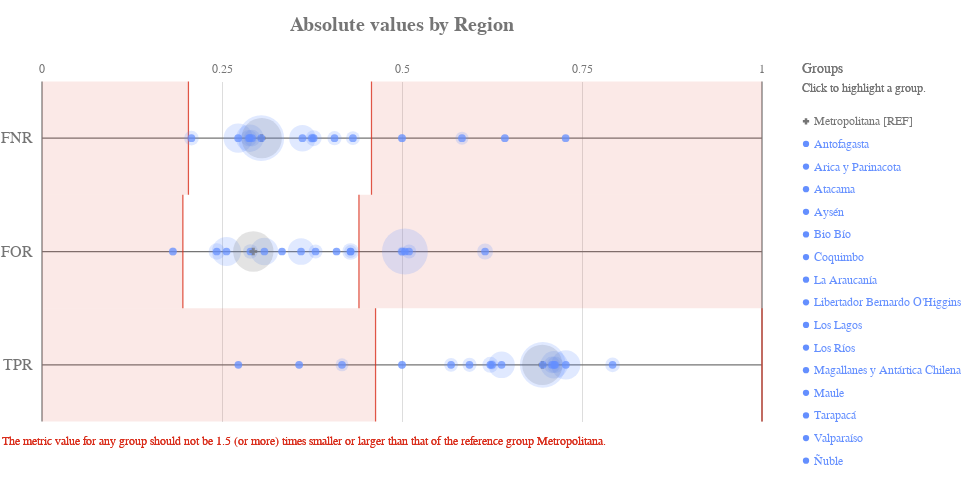

The cell this chart's notebook holds for it:
### Code cell
ap.absolute(grupo_definido, metrics, 'Region', fairness_threshold = disparity_tolerance)

### Figure 1 — Vega-Lite specification as saved in the notebook (floating-point values rounded to 4 significant figures)
{"config": {"view": {"continuousWidth": 400, "continuousHeight": 300, "strokeWidth": 0}, "axisLeft": {"labelColor": "rgb(117,117,117)", "labelFont": "Arial", "labelFontSize": 16}, "title": {"align": "center", "baseline": "middle", "color": "rgb(117,117,117)", "font": "Arial", "fontSize": 20, "fontWeight": "bold"}}, "layer": [{"data": {"name": "data-4ac2d7a4dec33677e433b172826c7791"}, "mark": {"type": "rule", "stroke": "rgb(117,117,117)", "strokeWidth": 1.25, "tooltip": ""}, "encoding": {"x": {"type": "quantitative", "field": "start", "scale": {"domain": [0, 1], "range": [40.0, 760.0]}}, "x2": {"field": "end"}, "y": {"type": "nominal", "axis": {"domain": false, "labelAngle": 0, "labelPadding": -30, "orient": "left", "ticks": false, "title": ""}, "field": "y_position", "scale": {"domain": ["FNR", "FOR", "TPR"], "range": [42.5, 382.5]}}}}, {"data": {"name": "data-6cfe259518f6c7b358d8f836a73e6b7f"}, "mark": {"type": "rule", "stroke": "rgb(117,117,117)", "strokeWidth": 1.25, "tooltip": ""}, "encoding": {"x": {"type": "quantitative", "field": "x_position", "scale": {"domain": [0, 1], "range": [40.0, 760.0]}}, "y": {"value": 42.5}, "y2": {"value": 382.5}}}, {"data": {"name": "data-60ed1133fa688d151d36705a369482e0"}, "mark": {"type": "text", "align": "center", "color": "rgb(117,117,117)", "font": "Arial", "fontSize": 12, "fontWeight": "normal", "tooltip": ""}, "encoding": {"text": {"type": "nominal", "field": "value"}, "x": {"type": "quantitative", "field": "value", "scale": {"domain": [0, 1], "range": [40.0, 760.0]}}, "y": {"value": 29.75}}}, {"layer": [{"mark": {"type": "rect", "opacity": 0.8, "stroke": "rgb(217, 46, 28)", "strokeWidth": 1.25, "tooltip": ""}, "encoding": {"x": {"type": "quantitative", "field": "lower_threshold_value", "scale": {"domain": [0, 1], "range": [40.0, 760.0]}}, "x2": {"field": "lower_threshold_value"}, "y": {"type": "nominal", "axis": {"domain": false, "grid": false, "labels": false, "ticks": false, "title": " "}, "field": "metric", "scale": {"domain": ["FNR", "FOR", "TPR"], "range": [42.5, 382.5]}}}}, {"mark": {"type": "rect", "opacity": 0.8, "stroke": "rgb(217, 46, 28)", "strokeWidth": 1.25, "tooltip": ""}, "encoding": {"x": {"type": "quantitative", "field": "upper_threshold_value", "scale": {"domain": [0, 1], "range": [40.0, 760.0]}}, "x2": {"field": "upper_threshold_value"}, "y": {"type": "nominal", "axis": {"domain": false, "grid": false, "labels": false, "ticks": false, "title": " "}, "field": "metric", "scale": {"domain": ["FNR", "FOR", "TPR"], "range": [42.5, 382.5]}}}}, {"layer": [{"mark": {"type": "rect", "fill": "rgb(217, 46, 28)", "opacity": 0.1, "tooltip": ""}, "encoding": {"x": {"type": "quantitative", "field": "lower_threshold_value", "scale": {"domain": [0, 1], "range": [40.0, 760.0]}}, "x2": {"field": "lower_end"}, "y": {"type": "nominal", "axis": {"domain": false, "grid": false, "labels": false, "ticks": false, "title": " "}, "field": "metric", "scale": {"domain": ["FNR", "FOR", "TPR"], "range": [42.5, 382.5]}}}}, {"mark": {"type": "rect", "fill": "rgb(217, 46, 28)", "opacity": 0.1, "tooltip": ""}, "encoding": {"x": {"type": "quantitative", "field": "upper_threshold_value", "scale": {"domain": [0, 1], "range": [40.0, 760.0]}}, "x2": {"field": "upper_end"}, "y": {"type": "nominal", "axis": {"domain": false, "grid": false, "labels": false, "ticks": false, "title": " "}, "field": "metric", "scale": {"domain": ["FNR", "FOR", "TPR"], "range": [42.5, 382.5]}}}}]}, {"data": {"name": "data-79dd248bdaa0ea02c535240e8ad022c8"}, "mark": {"type": "text", "align": "left", "baseline": "top", "fill": "rgb(217, 46, 28)", "font": "Arial", "fontSize": 12, "fontWeight": "normal", "tooltip": ""}, "encoding": {"text": {"value": "The metric value for any group should not be 1.5 (or more) times smaller or larger than that of the reference group Metropolitana."}, "x": {"value": 0}, "y": {"value": 396.7}}}], "data": {"name": "data-d96736a0cbb0c54d18caaec6ad541149"}}, {"layer": [{"mark": "circle"}, {"data": {"name": "data-11324a99362b8a70fe248b9c83ede53b"}, "mark": {"type": "circle", "opacity": 0.2}, "encoding": {"color": {"condition": {"type": "nominal", "field": "attribute_value", "legend": null, "scale": {"domain": ["Metropolitana", "Antofagasta", "Arica y Parinacota", "Atacama", "Aysén", "Bio Bío", "Coquimbo", "La Araucanía", "Libertador Bernardo O'Higgins", "Los Lagos", "Los Ríos", "Magallanes y Antártica Chilena", "Maule", "Tarapacá", "Valparaíso", "Ñuble"], "range": ["rgb(117,117,117)", "rgb(100, 143, 255)", "rgb(100, 143, 255)", "rgb(100, 143, 255)", "rgb(100, 143, 255)", "rgb(100, 143, 255)", "rgb(100, 143, 255)", "rgb(100, 143, 255)", "rgb(100, 143, 255)", "rgb(100, 143, 255)", "rgb(100, 143, 255)", "rgb(100, 143, 255)", "rgb(100, 143, 255)", "rgb(100, 143, 255)", "rgb(100, 143, 255)", "rgb(100, 143, 255)"]}, "selection": "selector009"}, "value": "rgb(224,224,224)"}, "size": {"type": "quantitative", "field": "group_size", "legend": null, "scale": {"domain": [0, 1603.0], "range": [0, 2522.0]}}, "tooltip": [{"type": "nominal", "field": "attribute_value", "title": "Group"}, {"type": "nominal", "field": "tooltip_group_size", "title": "Group Size"}, {"type": "nominal", "field": "tooltip_disparity_explanation_fnr", "title": "Disparity"}, {"type": "quantitative", "field": "fnr", "format": ".2f", "title": "FNR"}], "x": {"type": "quantitative", "axis": {"domain": false, "labels": false, "ticks": false, "title": null, "values": [0.25, 0.5, 0.75]}, "field": "fnr", "scale": {"domain": [0, 1], "range": [40.0, 760.0]}}, "y": {"type": "nominal", "axis": {"domain": false, "grid": false, "labels": false, "ticks": false, "title": " "}, "field": "metric_variable", "scale": {"domain": ["FNR", "FOR", "TPR"], "range": [42.5, 382.5]}}}, "selection": {"selector011": {"type": "multi", "empty": "all", "fields": ["attribute_value"]}}, "transform": [{"calculate": "'FNR'", "as": "metric_variable"}]}, {"data": {"name": "data-11324a99362b8a70fe248b9c83ede53b"}, "mark": {"type": "circle", "opacity": 0.2}, "encoding": {"color": {"condition": {"type": "nominal", "field": "attribute_value", "legend": null, "scale": {"domain": ["Metropolitana", "Antofagasta", "Arica y Parinacota", "Atacama", "Aysén", "Bio Bío", "Coquimbo", "La Araucanía", "Libertador Bernardo O'Higgins", "Los Lagos", "Los Ríos", "Magallanes y Antártica Chilena", "Maule", "Tarapacá", "Valparaíso", "Ñuble"], "range": ["rgb(117,117,117)", "rgb(100, 143, 255)", "rgb(100, 143, 255)", "rgb(100, 143, 255)", "rgb(100, 143, 255)", "rgb(100, 143, 255)", "rgb(100, 143, 255)", "rgb(100, 143, 255)", "rgb(100, 143, 255)", "rgb(100, 143, 255)", "rgb(100, 143, 255)", "rgb(100, 143, 255)", "rgb(100, 143, 255)", "rgb(100, 143, 255)", "rgb(100, 143, 255)", "rgb(100, 143, 255)"]}, "selection": "selector009"}, "value": "rgb(224,224,224)"}, "size": {"type": "quantitative", "field": "group_size", "legend": null, "scale": {"domain": [0, 1603.0], "range": [0, 2522.0]}}, "tooltip": [{"type": "nominal", "field": "attribute_value", "title": "Group"}, {"type": "nominal", "field": "tooltip_group_size", "title": "Group Size"}, {"type": "nominal", "field": "tooltip_disparity_explanation_for", "title": "Disparity"}, {"type": "quantitative", "field": "for", "format": ".2f", "title": "FOR"}], "x": {"type": "quantitative", "axis": {"domain": false, "labels": false, "ticks": false, "title": null, "values": [0.25, 0.5, 0.75]}, "field": "for", "scale": {"domain": [0, 1], "range": [40.0, 760.0]}}, "y": {"type": "nominal", "axis": {"domain": false, "grid": false, "labels": false, "ticks": false, "title": " "}, "field": "metric_variable", "scale": {"domain": ["FNR", "FOR", "TPR"], "range": [42.5, 382.5]}}}, "selection": {"selector013": {"type": "multi", "empty": "all", "fields": ["attribute_value"]}}, "transform": [{"calculate": "'FOR'", "as": "metric_variable"}]}, {"data": {"name": "data-11324a99362b8a70fe248b9c83ede53b"}, "mark": {"type": "circle", "opacity": 0.2}, "encoding": {"color": {"condition": {"type": "nominal", "field": "attribute_value", "legend": null, "scale": {"domain": ["Metropolitana", "Antofagasta", "Arica y Parinacota", "Atacama", "Aysén", "Bio Bío", "Coquimbo", "La Araucanía", "Libertador Bernardo O'Higgins", "Los Lagos", "Los Ríos", "Magallanes y Antártica Chilena", "Maule", "Tarapacá", "Valparaíso", "Ñuble"], "range": ["rgb(117,117,117)", "rgb(100, 143, 255)", "rgb(100, 143, 255)", "rgb(100, 143, 255)", "rgb(100, 143, 255)", "rgb(100, 143, 255)", "rgb(100, 143, 255)", "rgb(100, 143, 255)", "rgb(100, 143, 255)", "rgb(100, 143, 255)", "rgb(100, 143, 255)", "rgb(100, 143, 255)", "rgb(100, 143, 255)", "rgb(100, 143, 255)", "rgb(100, 143, 255)", "rgb(100, 143, 255)"]}, "selection": "selector009"}, "value": "rgb(224,224,224)"}, "size": {"type": "quantitative", "field": "group_size", "legend": null, "scale": {"domain": [0, 1603.0], "range": [0, 2522.0]}}, "tooltip": [{"type": "nominal", "field": "attribute_value", "title": "Group"}, {"type": "nominal", "field": "tooltip_group_size", "title": "Group Size"}, {"type": "nominal", "field": "tooltip_disparity_explanation_tpr", "title": "Disparity"}, {"type": "quantitative", "field": "tpr", "format": ".2f", "title": "TPR"}], "x": {"type": "quantitative", "axis": {"domain": false, "labels": false, "ticks": false, "title": null, "values": [0.25, 0.5, 0.75]}, "field": "tpr", "scale": {"domain": [0, 1], "range": [40.0, 760.0]}}, "y": {"type": "nominal", "axis": {"domain": false, "grid": false, "labels": false, "ticks": false, "title": " "}, "field": "metric_variable", "scale": {"domain": ["FNR", "FOR", "TPR"], "range": [42.5, 382.5]}}}, "selection": {"selector015": {"type": "multi", "empty": "all", "fields": ["attribute_value"]}}, "transform": [{"calculate": "'TPR'", "as": "metric_variable"}]}, {"layer": [{"mark": "point"}, {"data": {"name": "data-11324a99362b8a70fe248b9c83ede53b"}, "mark": {"type": "point", "filled": true, "size": 60}, "encoding": {"color": {"condition": {"type": "nominal", "field": "attribute_value", "legend": null, "scale": {"domain": ["Metropolitana", "Antofagasta", "Arica y Parinacota", "Atacama", "Aysén", "Bio Bío", "Coquimbo", "La Araucanía", "Libertador Bernardo O'Higgins", "Los Lagos", "Los Ríos", "Magallanes y Antártica Chilena", "Maule", "Tarapacá", "Valparaíso", "Ñuble"], "range": ["rgb(117,117,117)", "rgb(100, 143, 255)", "rgb(100, 143, 255)", "rgb(100, 143, 255)", "rgb(100, 143, 255)", "rgb(100, 143, 255)", "rgb(100, 143, 255)", "rgb(100, 143, 255)", "rgb(100, 143, 255)", "rgb(100, 143, 255)", "rgb(100, 143, 255)", "rgb(100, 143, 255)", "rgb(100, 143, 255)", "rgb(100, 143, 255)", "rgb(100, 143, 255)", "rgb(100, 143, 255)"]}, "selection": "selector009"}, "value": "rgb(224,224,224)"}, "shape": {"type": "nominal", "field": "attribute_value", "legend": null, "scale": {"domain": ["Metropolitana", "Antofagasta", "Arica y Parinacota", "Atacama", "Aysén", "Bio Bío", "Coquimbo", "La Araucanía", "Libertador Bernardo O'Higgins", "Los Lagos", "Los Ríos", "Magallanes y Antártica Chilena", "Maule", "Tarapacá", "Valparaíso", "Ñuble"], "range": ["cross", "circle", "circle", "circle", "circle", "circle", "circle", "circle", "circle", "circle", "circle", "circle", "circle", "circle", "circle", "circle"]}}, "tooltip": [{"type": "nominal", "field": "attribute_value", "title": "Group"}, {"type": "nominal", "field": "tooltip_group_size", "title": "Group Size"}, {"type": "nominal", "field": "tooltip_disparity_explanation_fnr", "title": "Disparity"}, {"type": "quantitative", "field": "fnr", "format": ".2f", "title": "FNR"}], "x": {"type": "quantitative", "axis": {"domain": false, "labels": false, "ticks": false, "title": null, "values": [0.25, 0.5, 0.75]}, "field": "fnr", "scale": {"domain": [0, 1], "range": [40.0, 760.0]}}, "y": {"type": "nominal", "axis": {"domain": false, "grid": false, "labels": false, "ticks": false, "title": " "}, "field": "metric_variable", "scale": {"domain": ["FNR", "FOR", "TPR"], "range": [42.5, 382.5]}}}, "selection": {"selector010": {"type": "multi", "empty": "all", "fields": ["attribute_value"]}}, "transform": [{"calculate": "'FNR'", "as": "metric_variable"}]}, {"data": {"name": "data-11324a99362b8a70fe248b9c83ede53b"}, "mark": {"type": "point", "filled": true, "size": 60}, "encoding": {"color": {"condition": {"type": "nominal", "field": "attribute_value", "legend": null, "scale": {"domain": ["Metropolitana", "Antofagasta", "Arica y Parinacota", "Atacama", "Aysén", "Bio Bío", "Coquimbo", "La Araucanía", "Libertador Bernardo O'Higgins", "Los Lagos", "Los Ríos", "Magallanes y Antártica Chilena", "Maule", "Tarapacá", "Valparaíso", "Ñuble"], "range": ["rgb(117,117,117)", "rgb(100, 143, 255)", "rgb(100, 143, 255)", "rgb(100, 143, 255)", "rgb(100, 143, 255)", "rgb(100, 143, 255)", "rgb(100, 143, 255)", "rgb(100, 143, 255)", "rgb(100, 143, 255)", "rgb(100, 143, 255)", "rgb(100, 143, 255)", "rgb(100, 143, 255)", "rgb(100, 143, 255)", "rgb(100, 143, 255)", "rgb(100, 143, 255)", "rgb(100, 143, 255)"]}, "selection": "selector009"}, "value": "rgb(224,224,224)"}, "shape": {"type": "nominal", "field": "attribute_value", "legend": null, "scale": {"domain": ["Metropolitana", "Antofagasta", "Arica y Parinacota", "Atacama", "Aysén", "Bio Bío", "Coquimbo", "La Araucanía", "Libertador Bernardo O'Higgins", "Los Lagos", "Los Ríos", "Magallanes y Antártica Chilena", "Maule", "Tarapacá", "Valparaíso", "Ñuble"], "range": ["cross", "circle", "circle", "circle", "circle", "circle", "circle", "circle", "circle", "circle", "circle", "circle", "circle", "circle", "circle", "circle"]}}, "tooltip": [{"type": "nominal", "field": "attribute_value", "title": "Group"}, {"type": "nominal", "field": "tooltip_group_size", "title": "Group Size"}, {"type": "nominal", "field": "tooltip_disparity_explanation_for", "title": "Disparity"}, {"type": "quantitative", "field": "for", "format": ".2f", "title": "FOR"}], "x": {"type": "quantitative", "axis": {"domain": false, "labels": false, "ticks": false, "title": null, "values": [0.25, 0.5, 0.75]}, "field": "for", "scale": {"domain": [0, 1], "range": [40.0, 760.0]}}, "y": {"type": "nominal", "axis": {"domain": false, "grid": false, "labels": false, "ticks": false, "title": " "}, "field": "metric_variable", "scale": {"domain": ["FNR", "FOR", "TPR"], "range": [42.5, 382.5]}}}, "selection": {"selector012": {"type": "multi", "empty": "all", "fields": ["attribute_value"]}}, "transform": [{"calculate": "'FOR'", "as": "metric_variable"}]}, {"data": {"name": "data-11324a99362b8a70fe248b9c83ede53b"}, "mark": {"type": "point", "filled": true, "size": 60}, "encoding": {"color": {"condition": {"type": "nominal", "field": "attribute_value", "legend": null, "scale": {"domain": ["Metropolitana", "Antofagasta", "Arica y Parinacota", "Atacama", "Aysén", "Bio Bío", "Coquimbo", "La Araucanía", "Libertador Bernardo O'Higgins", "Los Lagos", "Los Ríos", "Magallanes y Antártica Chilena", "Maule", "Tarapacá", "Valparaíso", "Ñuble"], "range": ["rgb(117,117,117)", "rgb(100, 143, 255)", "rgb(100, 143, 255)", "rgb(100, 143, 255)", "rgb(100, 143, 255)", "rgb(100, 143, 255)", "rgb(100, 143, 255)", "rgb(100, 143, 255)", "rgb(100, 143, 255)", "rgb(100, 143, 255)", "rgb(100, 143, 255)", "rgb(100, 143, 255)", "rgb(100, 143, 255)", "rgb(100, 143, 255)", "rgb(100, 143, 255)", "rgb(100, 143, 255)"]}, "selection": "selector009"}, "value": "rgb(224,224,224)"}, "shape": {"type": "nominal", "field": "attribute_value", "legend": null, "scale": {"domain": ["Metropolitana", "Antofagasta", "Arica y Parinacota", "Atacama", "Aysén", "Bio Bío", "Coquimbo", "La Araucanía", "Libertador Bernardo O'Higgins", "Los Lagos", "Los Ríos", "Magallanes y Antártica Chilena", "Maule", "Tarapacá", "Valparaíso", "Ñuble"], "range": ["cross", "circle", "circle", "circle", "circle", "circle", "circle", "circle", "circle", "circle", "circle", "circle", "circle", "circle", "circle", "circle"]}}, "tooltip": [{"type": "nominal", "field": "attribute_value", "title": "Group"}, {"type": "nominal", "field": "tooltip_group_size", "title": "Group Size"}, {"type": "nominal", "field": "tooltip_disparity_explanation_tpr", "title": "Disparity"}, {"type": "quantitative", "field": "tpr", "format": ".2f", "title": "TPR"}], "x": {"type": "quantitative", "axis": {"domain": false, "labels": false, "ticks": false, "title": null, "values": [0.25, 0.5, 0.75]}, "field": "tpr", "scale": {"domain": [0, 1], "range": [40.0, 760.0]}}, "y": {"type": "nominal", "axis": {"domain": false, "grid": false, "labels": false, "ticks": false, "title": " "}, "field": "metric_variable", "scale": {"domain": ["FNR", "FOR", "TPR"], "range": [42.5, 382.5]}}}, "selection": {"selector014": {"type": "multi", "empty": "all", "fields": ["attribute_value"]}}, "transform": [{"calculate": "'TPR'", "as": "metric_variable"}]}]}]}, {"layer": [{"mark": {"type": "point", "filled": true, "opacity": 1, "size": 39.48}, "encoding": {"color": {"condition": {"type": "nominal", "field": "attribute_value", "legend": null, "scale": {"domain": ["Metropolitana", "Antofagasta", "Arica y Parinacota", "Atacama", "Aysén", "Bio Bío", "Coquimbo", "La Araucanía", "Libertador Bernardo O'Higgins", "Los Lagos", "Los Ríos", "Magallanes y Antártica Chilena", "Maule", "Tarapacá", "Valparaíso", "Ñuble"], "range": ["rgb(117,117,117)", "rgb(100, 143, 255)", "rgb(100, 143, 255)", "rgb(100, 143, 255)", "rgb(100, 143, 255)", "rgb(100, 143, 255)", "rgb(100, 143, 255)", "rgb(100, 143, 255)", "rgb(100, 143, 255)", "rgb(100, 143, 255)", "rgb(100, 143, 255)", "rgb(100, 143, 255)", "rgb(100, 143, 255)", "rgb(100, 143, 255)", "rgb(100, 143, 255)", "rgb(100, 143, 255)"]}, "selection": "selector009"}, "value": "rgb(224,224,224)"}, "shape": {"type": "nominal", "field": "attribute_value", "legend": null, "scale": {"domain": ["Metropolitana", "Antofagasta", "Arica y Parinacota", "Atacama", "Aysén", "Bio Bío", "Coquimbo", "La Araucanía", "Libertador Bernardo O'Higgins", "Los Lagos", "Los Ríos", "Magallanes y Antártica Chilena", "Maule", "Tarapacá", "Valparaíso", "Ñuble"], "range": ["cross", "circle", "circle", "circle", "circle", "circle", "circle", "circle", "circle", "circle", "circle", "circle", "circle", "circle", "circle", "circle"]}}, "x": {"value": 804}, "y": {"type": "nominal", "axis": {"domain": false, "grid": false, "labels": false, "ticks": false, "title": " "}, "field": "attribute_value", "scale": {"domain": ["Metropolitana", "Antofagasta", "Arica y Parinacota", "Atacama", "Aysén", "Bio Bío", "Coquimbo", "La Araucanía", "Libertador Bernardo O'Higgins", "Los Lagos", "Los Ríos", "Magallanes y Antártica Chilena", "Maule", "Tarapacá", "Valparaíso", "Ñuble"], "range": [71, 433]}}}, "selection": {"selector009": {"type": "multi", "empty": "all", "fields": ["attribute_value"]}}}, {"mark": {"type": "text", "align": "left", "baseline": "middle", "font": "Arial", "fontSize": 12, "fontWeight": "normal"}, "encoding": {"color": {"condition": {"type": "nominal", "field": "attribute_value", "legend": null, "scale": {"domain": ["Metropolitana", "Antofagasta", "Arica y Parinacota", "Atacama", "Aysén", "Bio Bío", "Coquimbo", "La Araucanía", "Libertador Bernardo O'Higgins", "Los Lagos", "Los Ríos", "Magallanes y Antártica Chilena", "Maule", "Tarapacá", "Valparaíso", "Ñuble"], "range": ["rgb(117,117,117)", "rgb(100, 143, 255)", "rgb(100, 143, 255)", "rgb(100, 143, 255)", "rgb(100, 143, 255)", "rgb(100, 143, 255)", "rgb(100, 143, 255)", "rgb(100, 143, 255)", "rgb(100, 143, 255)", "rgb(100, 143, 255)", "rgb(100, 143, 255)", "rgb(100, 143, 255)", "rgb(100, 143, 255)", "rgb(100, 143, 255)", "rgb(100, 143, 255)", "rgb(100, 143, 255)"]}, "selection": "selector009"}, "value": "rgb(224,224,224)"}, "text": {"type": "nominal", "field": "label"}, "x": {"value": 812}, "y": {"type": "nominal", "axis": {"domain": false, "grid": false, "labels": false, "ticks": false, "title": " "}, "field": "attribute_value", "scale": {"domain": ["Metropolitana", "Antofagasta", "Arica y Parinacota", "Atacama", "Aysén", "Bio Bío", "Coquimbo", "La Araucanía", "Libertador Bernardo O'Higgins", "Los Lagos", "Los Ríos", "Magallanes y Antártica Chilena", "Maule", "Tarapacá", "Valparaíso", "Ñuble"], "range": [71, 433]}}}, "selection": {"selector016": {"type": "multi", "empty": "all", "fields": ["attribute_value"]}}}, {"data": {"name": "data-79dd248bdaa0ea02c535240e8ad022c8"}, "mark": {"type": "text", "align": "left", "baseline": "middle", "color": "rgb(117,117,117)", "font": "Arial", "fontSize": 12, "fontWeight": "normal"}, "encoding": {"text": {"value": "Click to highlight a group."}, "x": {"value": 800}, "y": {"value": 49}}}, {"data": {"name": "data-79dd248bdaa0ea02c535240e8ad022c8"}, "mark": {"type": "text", "align": "left", "baseline": "middle", "color": "rgb(117,117,117)", "font": "Arial", "fontSize": 14, "fontWeight": "normal"}, "encoding": {"text": {"value": "Groups"}, "x": {"value": 800}, "y": {"value": 30}}}], "data": {"name": "data-7ebefffb3323e64a7ab0617c614ff136"}}], "height": 425, "padding": {"top": 15, "bottom": 10}, "resolve": {"scale": {"size": "independent", "y": "independent"}}, "title": "Absolute values by Region", "width": 800, "$schema": "https://vega.github.io/schema/vega-lite/v4.8.1.json", "datasets": {"data-4ac2d7a4dec33677e433b172826c7791": [{"y_position": "FNR", "start": 0, "end": 1}, {"y_position": "FOR", "start": 0, "end": 1}, {"y_position": "TPR", "start": 0, "end": 1}], "data-6cfe259518f6c7b358d8f836a73e6b7f": [{"x_position": 0}, {"x_position": 1}], "data-60ed1133fa688d151d36705a369482e0": [{"value": 0.0}, {"value": 0.25}, {"value": 0.5}, {"value": 0.75}, {"value": 1.0}], "data-d96736a0cbb0c54d18caaec6ad541149": [{"lower_end": 0, "upper_end": 1, "lower_threshold_value": 0.2034, "upper_threshold_value": 0.4576, "metric": "FNR"}, {"lower_end": 0, "upper_end": 1, "lower_threshold_value": 0.1957, "upper_threshold_value": 0.4402, "metric": "FOR"}, {"lower_end": 0, "upper_end": 1, "lower_threshold_value": 0.4633, "upper_threshold_value": 1.0, "metric": "TPR"}], "data-79dd248bdaa0ea02c535240e8ad022c8": [{"a": 1, "b": 0}, {"a": 1, "b": 0}], "data-11324a99362b8a70fe248b9c83ede53b": [{"attribute_name": "Region", "attribute_value": "Antofagasta", "group_size": 479, "total_entities": 5007, "fnr": 0.2887, "for": 0.3088, "tpr": 0.7113, "fnr_disparity": 0.9462, "for_disparity": 1.052, "tpr_disparity": 1.024, "fnr_disparity_scaled": -0.0569, "for_disparity_scaled": 0.05229, "tpr_disparity_scaled": 0.02364, "tooltip_group_size": "479 (9.57%)", "tooltip_disparity_explanation_fnr": "1.06 times smaller FNR than the reference group", "tooltip_disparity_explanation_for": "1.05 times larger FOR than the reference group", "tooltip_disparity_explanation_tpr": "1.02 times larger TPR than the reference group"}, {"attribute_name": "Region", "attribute_value": "Arica y Parinacota", "group_size": 539, "total_entities": 5007, "fnr": 0.2724, "for": 0.2562, "tpr": 0.7276, "fnr_disparity": 0.8929, "for_disparity": 0.8731, "tpr_disparity": 1.047, "fnr_disparity_scaled": -0.1199, "for_disparity_scaled": -0.1453, "tpr_disparity_scaled": 0.047, "tooltip_group_size": "539 (10.76%)", "tooltip_disparity_explanation_fnr": "1.12 times smaller FNR than the reference group", "tooltip_disparity_explanation_for": "1.15 times smaller FOR than the reference group", "tooltip_disparity_explanation_tpr": "1.05 times larger TPR than the reference group"}, {"attribute_name": "Region", "attribute_value": "Atacama", "group_size": 173, "total_entities": 5007, "fnr": 0.2874, "for": 0.2427, "tpr": 0.7126, "fnr_disparity": 0.9419, "for_disparity": 0.827, "tpr_disparity": 1.026, "fnr_disparity_scaled": -0.06169, "for_disparity_scaled": -0.2091, "tpr_disparity_scaled": 0.02551, "tooltip_group_size": "173 (3.46%)", "tooltip_disparity_explanation_fnr": "1.06 times smaller FNR than the reference group", "tooltip_disparity_explanation_for": "1.21 times smaller FOR than the reference group", "tooltip_disparity_explanation_tpr": "1.03 times larger TPR than the reference group"}, {"attribute_name": "Region", "attribute_value": "Aysén", "group_size": 36, "total_entities": 5007, "fnr": 0.6429, "for": 0.4091, "tpr": 0.3571, "fnr_disparity": 2.107, "for_disparity": 1.394, "tpr_disparity": 0.5139, "fnr_disparity_scaled": 1.107, "for_disparity_scaled": 0.3939, "tpr_disparity_scaled": -0.9458, "tooltip_group_size": "36 (0.72%)", "tooltip_disparity_explanation_fnr": "2.11 times larger FNR than the reference group", "tooltip_disparity_explanation_for": "1.39 times larger FOR than the reference group", "tooltip_disparity_explanation_tpr": "1.95 times smaller TPR than the reference group"}, {"attribute_name": "Region", "attribute_value": "Bio Bío", "group_size": 176, "total_entities": 5007, "fnr": 0.2917, "for": 0.4286, "tpr": 0.7083, "fnr_disparity": 0.956, "for_disparity": 1.46, "tpr_disparity": 1.019, "fnr_disparity_scaled": -0.046, "for_disparity_scaled": 0.4603, "tpr_disparity_scaled": 0.01931, "tooltip_group_size": "176 (3.52%)", "tooltip_disparity_explanation_fnr": "1.05 times smaller FNR than the reference group", "tooltip_disparity_explanation_for": "1.46 times larger FOR than the reference group", "tooltip_disparity_explanation_tpr": "1.02 times larger TPR than the reference group"}, {"attribute_name": "Region", "attribute_value": "Coquimbo", "group_size": 162, "total_entities": 5007, "fnr": 0.3774, "for": 0.6154, "tpr": 0.6226, "fnr_disparity": 1.237, "for_disparity": 2.097, "tpr_disparity": 0.896, "fnr_disparity_scaled": 0.2369, "for_disparity_scaled": 1.097, "tpr_disparity_scaled": -0.1161, "tooltip_group_size": "162 (3.24%)", "tooltip_disparity_explanation_fnr": "1.24 times larger FNR than the reference group", "tooltip_disparity_explanation_for": "2.10 times larger FOR than the reference group", "tooltip_disparity_explanation_tpr": "1.12 times smaller TPR than the reference group"}, {"attribute_name": "Region", "attribute_value": "La Araucanía", "group_size": 107, "total_entities": 5007, "fnr": 0.5833, "for": 0.4286, "tpr": 0.4167, "fnr_disparity": 1.912, "for_disparity": 1.46, "tpr_disparity": 0.5996, "fnr_disparity_scaled": 0.912, "for_disparity_scaled": 0.4603, "tpr_disparity_scaled": -0.6678, "tooltip_group_size": "107 (2.14%)", "tooltip_disparity_explanation_fnr": "1.91 times larger FNR than the reference group", "tooltip_disparity_explanation_for": "1.46 times larger FOR than the reference group", "tooltip_disparity_explanation_tpr": "1.67 times smaller TPR than the reference group"}, {"attribute_name": "Region", "attribute_value": "Libertador Bernardo O'Higgins", "group_size": 137, "total_entities": 5007, "fnr": 0.2075, "for": 0.2895, "tpr": 0.7925, "fnr_disparity": 0.6803, "for_disparity": 0.9864, "tpr_disparity": 1.14, "fnr_disparity_scaled": -0.47, "for_disparity_scaled": -0.01383, "tpr_disparity_scaled": 0.1404, "tooltip_group_size": "137 (2.74%)", "tooltip_disparity_explanation_fnr": "1.47 times smaller FNR than the reference group", "tooltip_disparity_explanation_for": "1.01 times smaller FOR than the reference group", "tooltip_disparity_explanation_tpr": "1.14 times larger TPR than the reference group"}, {"attribute_name": "Region", "attribute_value": "Los Lagos", "group_size": 122, "total_entities": 5007, "fnr": 0.4318, "for": 0.38, "tpr": 0.5682, "fnr_disparity": 1.415, "for_disparity": 1.295, "tpr_disparity": 0.8176, "fnr_disparity_scaled": 0.4154, "for_disparity_scaled": 0.2948, "tpr_disparity_scaled": -0.2231, "tooltip_group_size": "122 (2.44%)", "tooltip_disparity_explanation_fnr": "1.42 times larger FNR than the reference group", "tooltip_disparity_explanation_for": "1.29 times larger FOR than the reference group", "tooltip_disparity_explanation_tpr": "1.22 times smaller TPR than the reference group"}, {"attribute_name": "Region", "attribute_value": "Los Ríos", "group_size": 44, "total_entities": 5007, "fnr": 0.5, "for": 0.1818, "tpr": 0.5, "fnr_disparity": 1.639, "for_disparity": 0.6195, "tpr_disparity": 0.7195, "fnr_disparity_scaled": 0.6389, "for_disparity_scaled": -0.6141, "tpr_disparity_scaled": -0.3898, "tooltip_group_size": "44 (0.88%)", "tooltip_disparity_explanation_fnr": "1.64 times larger FNR than the reference group", "tooltip_disparity_explanation_for": "1.61 times smaller FOR than the reference group", "tooltip_disparity_explanation_tpr": "1.39 times smaller TPR than the reference group"}, {"attribute_name": "Region", "attribute_value": "Magallanes y Antártica Chilena", "group_size": 30, "total_entities": 5007, "fnr": 0.7273, "for": 0.3333, "tpr": 0.2727, "fnr_disparity": 2.384, "for_disparity": 1.136, "tpr_disparity": 0.3925, "fnr_disparity_scaled": 1.384, "for_disparity_scaled": 0.1358, "tpr_disparity_scaled": -1.548, "tooltip_group_size": "30 (0.60%)", "tooltip_disparity_explanation_fnr": "2.38 times larger FNR than the reference group", "tooltip_disparity_explanation_for": "1.14 times larger FOR than the reference group", "tooltip_disparity_explanation_tpr": "2.55 times smaller TPR than the reference group"}, {"attribute_name": "Region", "attribute_value": "Maule", "group_size": 127, "total_entities": 5007, "fnr": 0.4062, "for": 0.5098, "tpr": 0.5938, "fnr_disparity": 1.332, "for_disparity": 1.737, "tpr_disparity": 0.8544, "fnr_disparity_scaled": 0.3316, "for_disparity_scaled": 0.7371, "tpr_disparity_scaled": -0.1704, "tooltip_group_size": "127 (2.54%)", "tooltip_disparity_explanation_fnr": "1.33 times larger FNR than the reference group", "tooltip_disparity_explanation_for": "1.74 times larger FOR than the reference group", "tooltip_disparity_explanation_tpr": "1.17 times smaller TPR than the reference group"}, {"attribute_name": "Region", "attribute_value": "Metropolitana", "group_size": 1034, "total_entities": 5007, "fnr": 0.3051, "for": 0.2935, "tpr": 0.6949, "fnr_disparity": 1.0, "for_disparity": 1.0, "tpr_disparity": 1.0, "fnr_disparity_scaled": 0.0, "for_disparity_scaled": 0.0, "tpr_disparity_scaled": 0.0, "tooltip_group_size": "1,034 (20.65%)", "tooltip_disparity_explanation_fnr": "Reference group", "tooltip_disparity_explanation_for": "Reference group", "tooltip_disparity_explanation_tpr": "Reference group"}, {"attribute_name": "Region", "attribute_value": "Tarapacá", "group_size": 1336, "total_entities": 5007, "fnr": 0.3045, "for": 0.504, "tpr": 0.6955, "fnr_disparity": 0.998, "for_disparity": 1.717, "tpr_disparity": 1.001, "fnr_disparity_scaled": -0.002004, "for_disparity_scaled": 0.7174, "tpr_disparity_scaled": 0.0008779, "tooltip_group_size": "1,336 (26.68%)", "tooltip_disparity_explanation_fnr": "1.00 times smaller FNR than the reference group", "tooltip_disparity_explanation_for": "1.72 times larger FOR than the reference group", "tooltip_disparity_explanation_tpr": "1.00 times larger TPR than the reference group"}, {"attribute_name": "Region", "attribute_value": "Valparaíso", "group_size": 448, "total_entities": 5007, "fnr": 0.3617, "for": 0.3598, "tpr": 0.6383, "fnr_disparity": 1.186, "for_disparity": 1.226, "tpr_disparity": 0.9185, "fnr_disparity_scaled": 0.1856, "for_disparity_scaled": 0.2259, "tpr_disparity_scaled": -0.0887, "tooltip_group_size": "448 (8.95%)", "tooltip_disparity_explanation_fnr": "1.19 times larger FNR than the reference group", "tooltip_disparity_explanation_for": "1.23 times larger FOR than the reference group", "tooltip_disparity_explanation_tpr": "1.09 times smaller TPR than the reference group"}, {"attribute_name": "Region", "attribute_value": "Ñuble", "group_size": 57, "total_entities": 5007, "fnr": 0.375, "for": 0.5, "tpr": 0.625, "fnr_disparity": 1.229, "for_disparity": 1.704, "tpr_disparity": 0.8994, "fnr_disparity_scaled": 0.2292, "for_disparity_scaled": 0.7037, "tpr_disparity_scaled": -0.1119, "tooltip_group_size": "57 (1.14%)", "tooltip_disparity_explanation_fnr": "1.23 times larger FNR than the reference group", "tooltip_disparity_explanation_for": "1.70 times larger FOR than the reference group", "tooltip_disparity_explanation_tpr": "1.11 times smaller TPR than the reference group"}], "data-7ebefffb3323e64a7ab0617c614ff136": [{"attribute_value": "Metropolitana", "label": "Metropolitana [REF]"}, {"attribute_value": "Antofagasta", "label": "Antofagasta"}, {"attribute_value": "Arica y Parinacota", "label": "Arica y Parinacota"}, {"attribute_value": "Atacama", "label": "Atacama"}, {"attribute_value": "Aysén", "label": "Aysén"}, {"attribute_value": "Bio Bío", "label": "Bio Bío"}, {"attribute_value": "Coquimbo", "label": "Coquimbo"}, {"attribute_value": "La Araucanía", "label": "La Araucanía"}, {"attribute_value": "Libertador Bernardo O'Higgins", "label": "Libertador Bernardo O'Higgins"}, {"attribute_value": "Los Lagos", "label": "Los Lagos"}, {"attribute_value": "Los Ríos", "label": "Los Ríos"}, {"attribute_value": "Magallanes y Antártica Chilena", "label": "Magallanes y Antártica Chilena"}, {"attribute_value": "Maule", "label": "Maule"}, {"attribute_value": "Tarapacá", "label": "Tarapacá"}, {"attribute_value": "Valparaíso", "label": "Valparaíso"}, {"attribute_value": "Ñuble", "label": "Ñuble"}]}}
